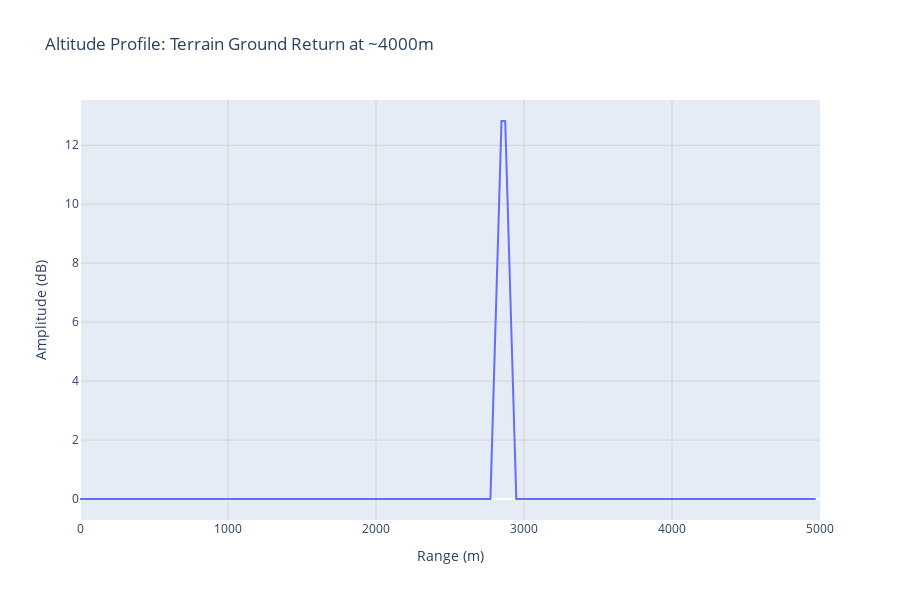

Source (notebook cell):
### Markdown cell above
### Visualize Altitude Profile

Display the altitude profile showing terrain ground return.

**Interpretation:**

- **X-axis**: Range (m) → Distance from altimeter (altitude)
- **Y-axis**: Amplitude → Ground return strength
- **Main Peak**: Indicates altitude above terrain (~4000m)
- **Signal Spreading**: Shows terrain elevation variations
- **Noise Floor**: Background noise level

**Processing Chain Summary:**

1. **Matched Filter**: 30 dB processing gain
2. **Peak Detection**: Identifies altitude measurement
3. **Time to Altitude**: Converts peak location to height

The matched filter enables clear detection of ground return for accurate altitude measurement.

### Code cell
# Create range axis from time (convert to distance)
range_axis = mod_t * light_speed / 2  # Range = c*t/2

# Create figure for range profile
fig = go.Figure()

# Plot integrated range profile
fig.add_trace(
    go.Scatter(
        x=range_axis,  # Range axis (m)
        y=range_profile_integrated,  # Amplitude (dB)
        name="Integrated Range Profile",
    )
)


# Configure plot layout
fig.update_layout(
    title="Altitude Profile",
    yaxis=dict(title="Amplitude (dB)", gridcolor="lightgray"),
    xaxis=dict(title="Range (m)", gridcolor="lightgray", range=[0, 5000]),
    height=600,
    legend=dict(x=0.02, y=0.98),
)

# uncomment this to display interactive plot
# fig.show()

# display static image to reduce size on radarsimx.com
img_bytes = fig.to_image(format="jpg", scale=2)
display(Image(img_bytes))

### Figure 1 — Plotly figure (JSON) as saved in the notebook; plotly's stock layout.template omitted (floating-point values rounded to 4 significant figures; data arrays with more than 128 entries replaced by an {"elided": "..."} marker saying what was removed)
{"data": [{"name": "Integrated Range Profile", "type": "scatter", "x": {"elided": "200 float values"}, "y": {"elided": "200 float values"}}], "layout": {"height": 600, "legend": {"x": 0.02, "y": 0.98}, "title": {"text": "Altitude Profile: Terrain Ground Return at ~4000m"}, "xaxis": {"gridcolor": "lightgray", "range": [0, 5000], "title": {"text": "Range (m)"}}, "yaxis": {"gridcolor": "lightgray", "title": {"text": "Amplitude (dB)"}}}}
